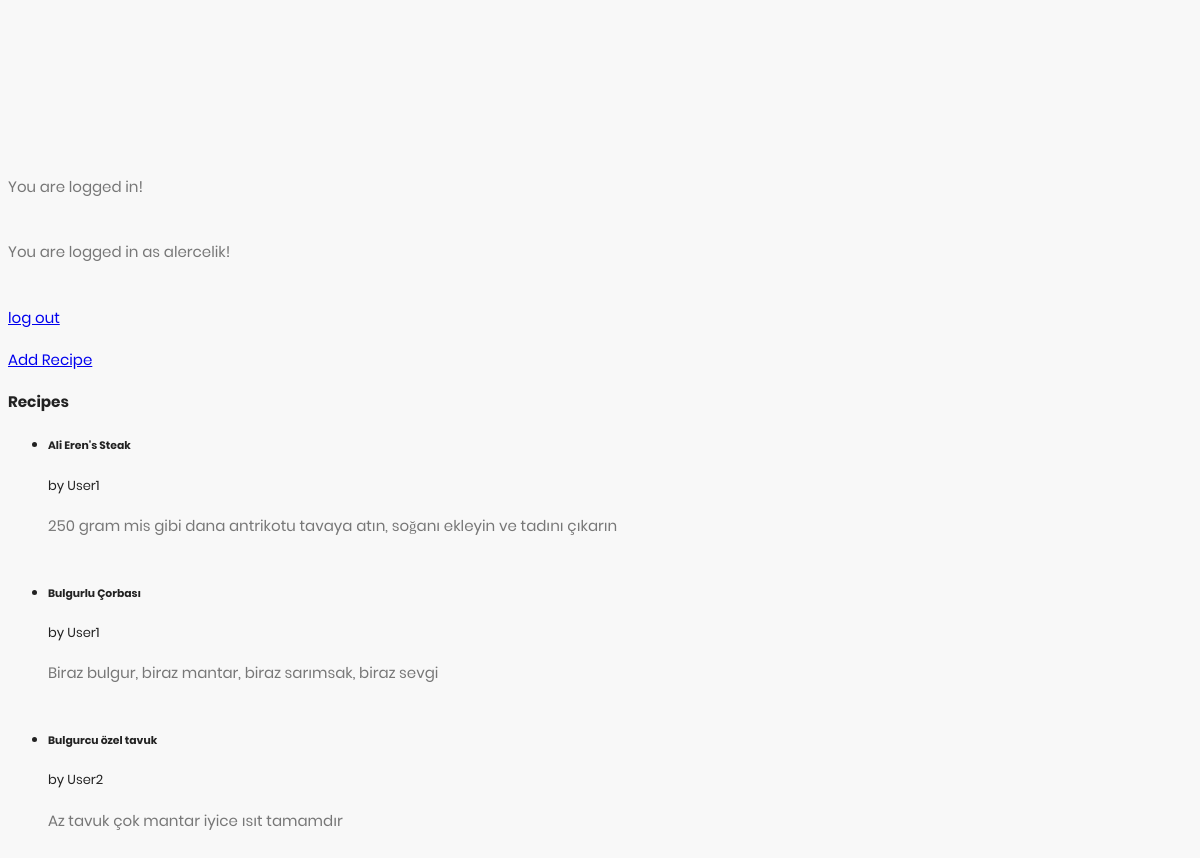
Page / (signed in) on the committed database.
### main.py (models this page shows, shortened)
class Recipe(db.Model):
	__tablename__ = 'Recipe'
	id = db.Column(db.Integer, primary_key = True)
	name = db.Column(db.String(100))
	text = db.Column(db.Text)
	category_id = db.Column(db.Integer, db.ForeignKey('RecipeCategory.id'), nullable=False)
	user_id = db.Column(db.Integer, db.ForeignKey('User.id'), nullable=False)
	add_date = db.Column(db.DateTime)
	last_edit_date = db.Column(db.DateTime)

### main.py (the view)
@app.route('/', methods=['POST', 'GET'])
def home():
	if not "logged_in" in session:
		user_logged_in = False
		session["logged_in"] = False
	else:
		user_logged_in = session["logged_in"]
	if not user_logged_in:
		return render_template('log_in.html')
	if "username" in session:
		username = session["username"]
	else:
		username = ""
	recipes = Recipe.query.all()
	return render_template('index.html', user_logged_in=user_logged_in, username=username, recipes=recipes)

### templates/index.html (shortened to what this page needs)
<!DOCTYPE html>
<html lang="en">
<head>
    <link rel="stylesheet" href="{{ url_for('static', filename='fonts/material-icon/css/material-design-iconic-font.min.css') }}">
    <link rel="stylesheet" href="{{ url_for('static', filename='css/style.css') }}">
</head>
<body>
    <div class="main">
        {% if user_logged_in %}
            <p>You are logged in!</p> <br>
            {% if username != "" %}
                <p>You are logged in as {{username}}!</p> <br>
            {% endif %}
            <p><a href="{{url_for("log_out")}}">log out</a></p>
            <p><a href="{{url_for("add_recipe")}}">Add Recipe</a></p>
            <div>
                <h3>Recipes</h3>
                <ul>
                {% for recipe in recipes %}
                    <li>
                        <h5>{{recipe.name}}</h5>
                        by User{{recipe.user_id}}
                        <p>{{recipe.text}}</p>
                        <br>
                    </li>
                {% endfor %}
                </ul>
            </div>
        {% else %}
            <p>Please <a href="{{url_for("log_in")}}">log in</a> or <a href="{{url_for("sign_up")}}">sign up</a> </p>
        {% endif %}
    </div>
</body>
</html>

### static/css/style.css (style rules this page uses)
p { margin-bottom: 0px; font-size: 15px; color: #777; }
.main { background: #f8f8f8; padding: 150px 0; }
body { font-size: 13px; line-height: 1.8; color: #222; background: #f8f8f8; font-weight: 400; font-family: Poppins; }

### rows in the picture
Recipe: name "Ali Eren's Steak", user_id "1", text "250 gram mis gibi dana antrikotu tavaya atın, soğanı ekleyin ve tadını çıkarın"
Recipe: name "Bulgurlu Çorbası", user_id "1", text "Biraz bulgur, biraz mantar, biraz sarımsak, biraz sevgi"
Recipe: name "Bulgurcu özel tavuk", user_id "2", text "Az tavuk çok mantar iyice ısıt tamamdır"

### other values in the picture
{{ username }} "alercelik"
